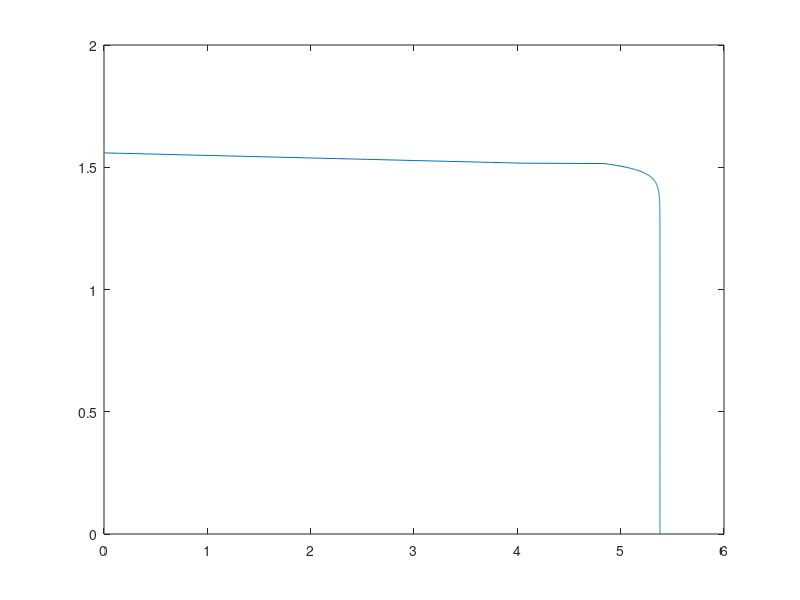

MATLAB code for this plot:
Voc = 2*2.690;
Vmp = 2*2.409;
Imp = 3*0.5029;
Isc = 3*0.5196;



I = linspace(Isc,0,1000)
factor = 1.005
for i = 1:1000
    if I(i) >= factor*Imp
        V(i) = ((Isc-I(i))/(Isc-Imp))*Vmp;
    else
        V(i) = Voc + (Vmp-Voc)*exp(-(abs(I(i)-Isc) - (Isc-factor*Imp))/(Imp/50));
    end
end
figure
plot(V,I)
        
% I = linspace(Isc,0,1000)
% factor = 1.005
% for i = 1:1000
%     if I(i) >= factor*Imp
%         V(i) = ((Isc-I(i))/(Isc-Imp))*Vmp;
%     else
%         V(i) = 0.95*Voc + (V(i-1)-0.95*Voc)*exp(-(abs(I(i)-Isc) - (Isc-factor*Imp))/(Imp/1));
%     end
% end
% figure
% plot(V,I)